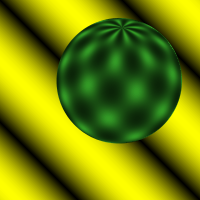
#> input picture lab3/images/sphere1.ppm, 200 x 200 px, given in place of 0001.jpg, which was not available
$ python harris_corner_detector.py
#> lines starting #> are read from the running program, lines starting #| are printed output that depends on the picture; pictures that were not available may be replaced by others from this repository, and a replacement may not be noted
### lab3/gauss2D.py
from gauss1D import *
import numpy as np

def gauss2D(sigma_x, sigma_y , kernel_size):
    Gx = gauss1D(sigma_x, kernel_size)
    Gy = gauss1D(sigma_y, kernel_size)
    G = np.outer(Gx, Gy)
    #normalize
    G = G / np.sum(G)
    return G

# [3 lines that do not run on import are left out]

### lab3/gauss1D.py
import numpy as np

def gauss1D(sigma , kernel_size):
    G = np.zeros((1, kernel_size))
    if kernel_size % 2 == 0:
        raise ValueError('kernel_size must be odd, otherwise the filter will not have a center to convolve on')

    x = np.arange(-np.floor(kernel_size/2), np.floor(kernel_size/2)+1, 1)
    G = (1/(sigma * np.sqrt(2*np.pi))) * np.exp((-x**2)/(2*sigma**2))
    #normalize
    G = G / np.sum(G)
    return G


# [3 lines that do not run on import are left out]

### lab3/harris_corner_detector.py
import numpy as np
import cv2
import matplotlib.pyplot as plt
from scipy import signal
from scipy.ndimage.filters import maximum_filter
from gauss2D import *
from lucas_kanade import *

def get_corner_points(H, threshold):
    # using scipy.ndimage.filters.maximum_filter to compute the local maxima of H
    H_local_maxima = maximum_filter(H, size=5)
    # we set the values that are less than out threshold to -1
    H[H < threshold] = -1
    # we take the rows and columns where our H - H_local_maxima == 0, so when our centered point is the maximum
    r, c = np.where(H - H_local_maxima == 0)
    return r, c

def harris_corner_detector(img, gauss_sigma, gauss_kernel_size, threshold, window, plot=True):
    # convert from uint8 to float32
    img = img.astype(np.float32) / 255

    #computing partial derivatives Ix and Iy
    Gx = np.array([[-1, 0, 1]])
    Ix = signal.convolve2d(img, Gx, mode='same')
    Iy = signal.convolve2d(img, Gx.T, mode='same')

    #Gaussian kernel using previous's excercise gauss2D function
    gauss2d = gauss2D(gauss_sigma, gauss_sigma, gauss_kernel_size)

    #computing elements of Q matrix (A, B, C)
    A = signal.convolve2d(Ix ** 2, gauss2d, mode='same')
    B = signal.convolve2d(Ix * Iy, gauss2d, mode='same')
    C = signal.convolve2d(Iy ** 2, gauss2d, mode='same')

    #computing H
    H = (A * C - B**2) - 0.04 * (A + C)**2

    #compute corner points
    r,c  = get_corner_points(H, threshold)

    if plot:
        plot_figures(img, Ix, Iy, H, r, c)

    return H, r, c

def plot_figures(img, Ix, Iy, H, r, c):
    fig, (ix, iy, corners) = plt.subplots(1, 3, figsize=(12, 5))
    ix.imshow(Ix, cmap='gray')
    ix.set_title('Gradient in x-direction')
    ix.set_axis_off()
    iy.imshow(Iy, cmap='gray')
    iy.set_title('Gradient in y-direction')
    iy.set_axis_off()
    corners.imshow(img, cmap='gray')
    corners.scatter(c, r, s=1, color='red')
    corners.set_title('Corners')
    corners.set_axis_off()
    plt.show()


if __name__ == '__main__':
    im = cv2.imread('./images/toy/0001.jpg', 0)
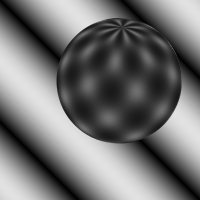
#> im: shape (200, 200); min 0, max 225, mean 114.4
    # detect corners and show results
    H, r, c = harris_corner_detector(im, 1, 3, 0.001, 5)
#> in harris_corner_detector, `Iy = signal.convolve2d(img, Gx.T, mode='same')`:
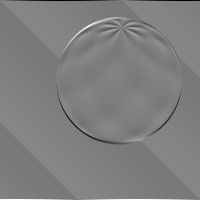
#> Iy: shape (200, 200) float64; min -0.882, max 0.882, mean 0; drawn with min black and max white
#> in harris_corner_detector, `A = signal.convolve2d(Ix ** 2, gauss2d, mode='same')`:
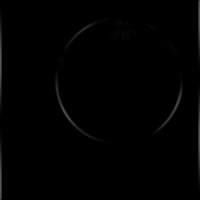
#> A: shape (200, 200) float64; min 0, max 0.352, mean 0.00614
#> in harris_corner_detector, `B = signal.convolve2d(Ix * Iy, gauss2d, mode='same')`:
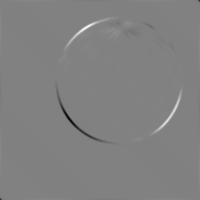
#> B: shape (200, 200) float64; min -0.249, max 0.24, mean -0.000531; drawn with min black and max white
#> in harris_corner_detector, `C = signal.convolve2d(Iy ** 2, gauss2d, mode='same')`:
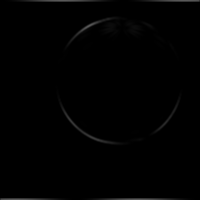
#> C: shape (200, 200) float64; min 0, max 0.352, mean 0.00618
#> in harris_corner_detector, `H = (A * C - B**2) - 0.04 * (A + C)**2`:
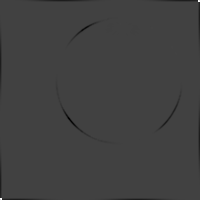
#> H: shape (200, 200) float64; min -0.00911, max 0.0264, mean -7.45e-05; drawn with min black and max white
#> in get_corner_points, `r, c = np.where(H - H_local_maxima == 0)`: r = [1, 198]; c = [198, 1]
#> in harris_corner_detector, `r,c  = get_corner_points(H, threshold)`: r = [1, 198]; c = [198, 1]
#> in plot_figures, `plt.show()`:
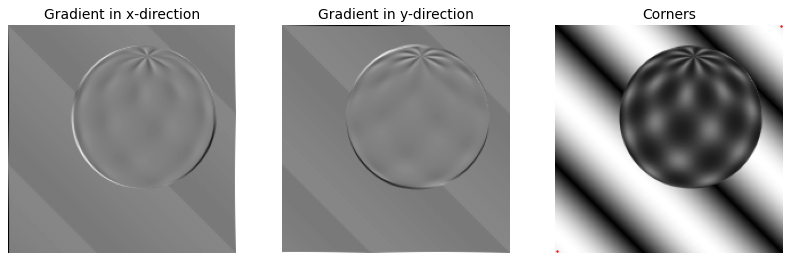
#> figure drawn by matplotlib, 3 panels
#> r = [1, 198]; c = [198, 1]
